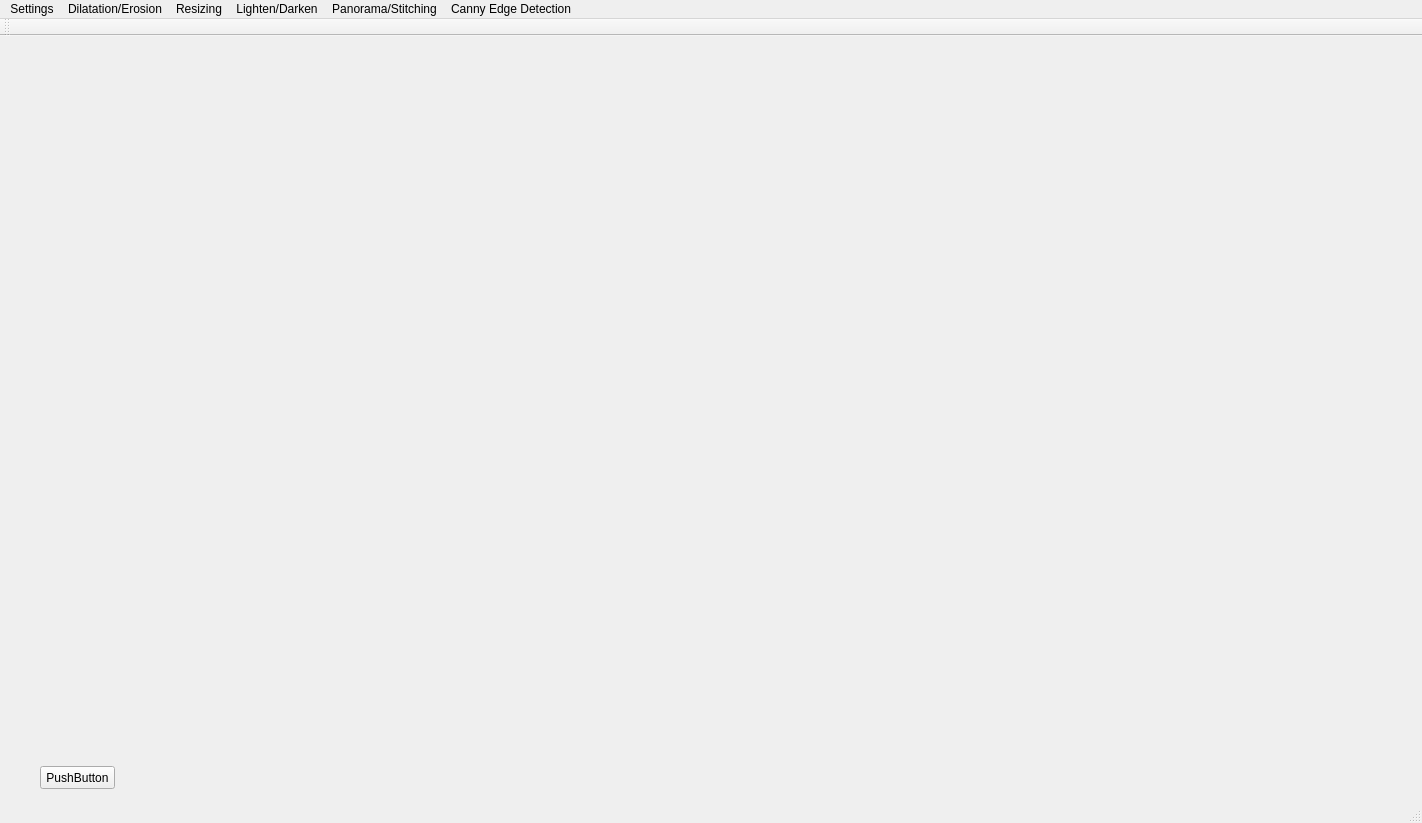
<?xml version="1.0" encoding="UTF-8"?>
<ui version="4.0">
 <class>QtAppMultimediaClass</class>
 <widget class="QMainWindow" name="QtAppMultimediaClass">
  <property name="geometry">
   <rect>
    <x>0</x>
    <y>0</y>
    <width>1422</width>
    <height>823</height>
   </rect>
  </property>
  <property name="windowTitle">
   <string>QtAppMultimedia</string>
  </property>
  <widget class="QWidget" name="centralWidget">
   <widget class="QPushButton" name="pushButton">
    <property name="geometry">
     <rect>
      <x>40</x>
      <y>730</y>
      <width>75</width>
      <height>23</height>
     </rect>
    </property>
    <property name="text">
     <string>PushButton</string>
    </property>
   </widget>
   <widget class="QLabel" name="PictureApp">
    <property name="geometry">
     <rect>
      <x>10</x>
      <y>0</y>
      <width>1280</width>
      <height>720</height>
     </rect>
    </property>
    <property name="text">
     <string/>
    </property>
    <property name="alignment">
     <set>Qt::AlignCenter</set>
    </property>
   </widget>
  </widget>
  <widget class="QMenuBar" name="menuBar">
   <property name="geometry">
    <rect>
     <x>0</x>
     <y>0</y>
     <width>1422</width>
     <height>21</height>
    </rect>
   </property>
   <widget class="QMenu" name="menutoto">
    <property name="title">
     <string>Settings</string>
    </property>
    <addaction name="actiontiti"/>
   </widget>
   <widget class="QMenu" name="menuDilatation_Erosion">
    <property name="title">
     <string>Dilatation/Erosion</string>
    </property>
    <addaction name="actionDilatation"/>
    <addaction name="actionErosion"/>
   </widget>
   <widget class="QMenu" name="menuResizing">
    <property name="title">
     <string>Resizing</string>
    </property>
   </widget>
   <widget class="QMenu" name="menuLighten_Darken">
    <property name="title">
     <string>Lighten/Darken</string>
    </property>
    <addaction name="actionLighten"/>
    <addaction name="actionDarken"/>
   </widget>
   <widget class="QMenu" name="menuPanorama_Stitching">
    <property name="title">
     <string>Panorama/Stitching</string>
    </property>
    <addaction name="actionPanorama"/>
    <addaction name="actionStitching"/>
   </widget>
   <widget class="QMenu" name="menuCanny_Edge_Detection">
    <property name="title">
     <string>Canny Edge Detection</string>
    </property>
   </widget>
   <addaction name="menutoto"/>
   <addaction name="menuDilatation_Erosion"/>
   <addaction name="menuResizing"/>
   <addaction name="menuLighten_Darken"/>
   <addaction name="menuPanorama_Stitching"/>
   <addaction name="menuCanny_Edge_Detection"/>
  </widget>
  <widget class="QToolBar" name="mainToolBar">
   <attribute name="toolBarArea">
    <enum>TopToolBarArea</enum>
   </attribute>
   <attribute name="toolBarBreak">
    <bool>false</bool>
   </attribute>
  </widget>
  <widget class="QStatusBar" name="statusBar"/>
  <action name="actiontiti">
   <property name="checkable">
    <bool>false</bool>
   </property>
   <property name="text">
    <string>Picture</string>
   </property>
  </action>
  <action name="actionDilatation">
   <property name="text">
    <string>Dilatation</string>
   </property>
  </action>
  <action name="actionErosion">
   <property name="text">
    <string>Erosion</string>
   </property>
  </action>
  <action name="actionLighten">
   <property name="text">
    <string>Lighten</string>
   </property>
  </action>
  <action name="actionDarken">
   <property name="text">
    <string>Darken</string>
   </property>
  </action>
  <action name="actionPanorama">
   <property name="text">
    <string>Panorama</string>
   </property>
  </action>
  <action name="actionStitching">
   <property name="text">
    <string>Stitching</string>
   </property>
  </action>
 </widget>
 <layoutdefault spacing="6" margin="11"/>
 <resources>
  <include location="QtAppMultimedia.qrc"/>
 </resources>
 <connections>
  <connection>
   <sender>pushButton</sender>
   <signal>clicked()</signal>
   <receiver>QtAppMultimediaClass</receiver>
   <slot>onPushButtonClick()</slot>
   <hints>
    <hint type="sourcelabel">
     <x>79</x>
     <y>774</y>
    </hint>
    <hint type="destinationlabel">
     <x>316</x>
     <y>311</y>
    </hint>
   </hints>
  </connection>
  <connection>
   <sender>PictureApp</sender>
   <signal>linkHovered(QString)</signal>
   <receiver>QtAppMultimediaClass</receiver>
   <slot>test(QString)</slot>
   <hints>
    <hint type="sourcelabel">
     <x>450</x>
     <y>242</y>
    </hint>
    <hint type="destinationlabel">
     <x>648</x>
     <y>555</y>
    </hint>
   </hints>
  </connection>
  <connection>
   <sender>actionDilatation</sender>
   <signal>triggered()</signal>
   <receiver>QtAppMultimediaClass</receiver>
   <slot>onDilatationClick()</slot>
   <hints>
    <hint type="sourcelabel">
     <x>-1</x>
     <y>-1</y>
    </hint>
    <hint type="destinationlabel">
     <x>710</x>
     <y>411</y>
    </hint>
   </hints>
  </connection>
  <connection>
   <sender>actionErosion</sender>
   <signal>triggered()</signal>
   <receiver>QtAppMultimediaClass</receiver>
   <slot>onErosionClick()</slot>
   <hints>
    <hint type="sourcelabel">
     <x>-1</x>
     <y>-1</y>
    </hint>
    <hint type="destinationlabel">
     <x>710</x>
     <y>411</y>
    </hint>
   </hints>
  </connection>
 </connections>
 <slots>
  <slot>onPushButtonClick()</slot>
  <slot>test(QString)</slot>
  <slot>onDilatationClick()</slot>
  <slot>onErosionClick()</slot>
 </slots>
</ui>
